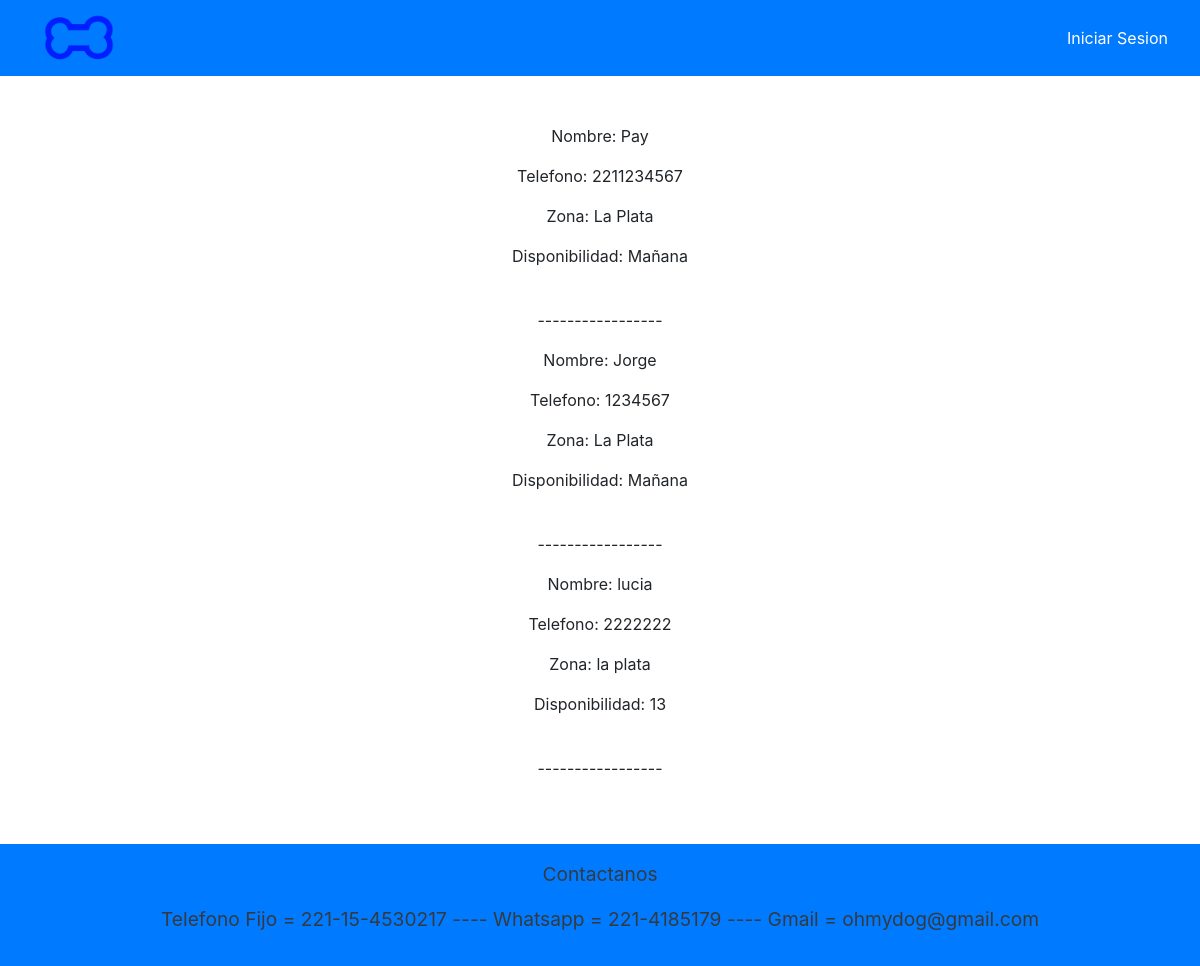
The page /cuidadores on the database as committed earlier.
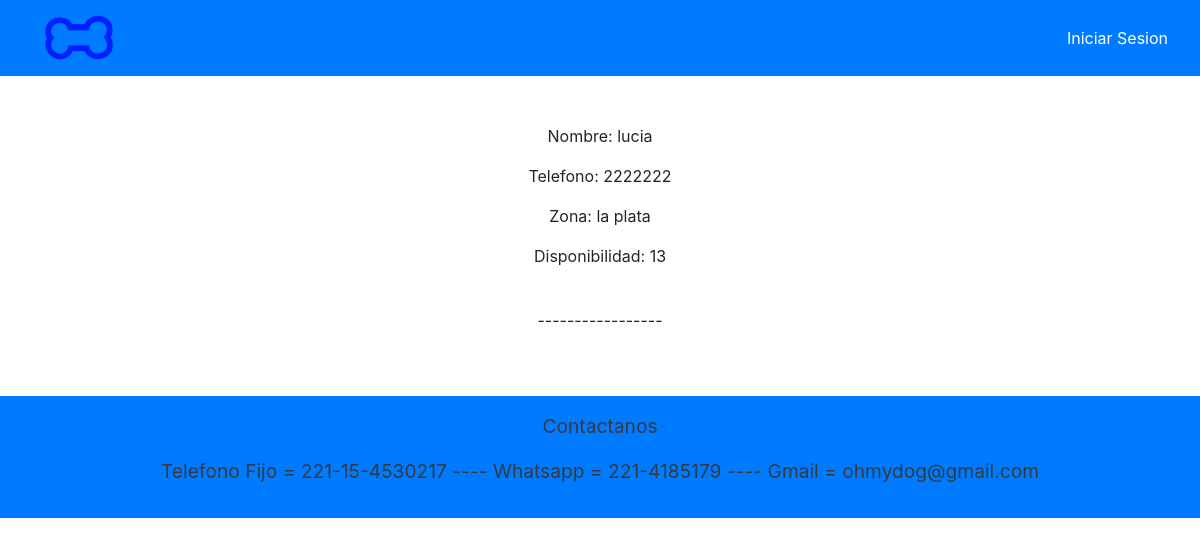
The same page on the database as committed later.
### APP/models.py (models this page shows, shortened)
class Cuidador(models.Model):
    nombre = models.CharField(max_length=50)
    telefono = models.IntegerField()
    zona = models.CharField(max_length=20)
    disponibilidad = models.CharField(max_length=30)

### APP/views.py (the view)
# urls.py: path('cuidadores',views.listarCuidadores,name='cuidadores'),
def listarCuidadores(request):
    cuid = Cuidador.objects.all()
    context = {'context': cuid,
               'usuario': usuario}
    return render(request, 'paginas/listaCuidadores.html', context)

### APP/templates/paginas/listaCuidadores.html (shortened to what this page needs)
{% extends 'paginas/base.html' %}
{% load static %}
{% block contenido %}
<div class="d-flex justify-content-center flex-column align-items-center">
    {% if context|length == 0 %}
        <p>No hay Cuidadores Publicados</p>
    {% else %}
    {% for c in context %}
        <p>Nombre: {{ c.nombre }}</p>
        <p>Telefono: {{ c.telefono }}</p>
        <p>Zona: {{ c.zona }}</p>
        <p>Disponibilidad: {{ c.disponibilidad }}</p>
        <br>
        <p>-----------------</p>
    {% endfor %}
    {% endif %}
</div>
{% endblock %}

Rows that differ between the two databases and show on the page:
removed Cuidador: nombre "Pay", telefono "2211234567", zona "La Plata", disponibilidad "Mañana"
removed Cuidador: nombre "Jorge", telefono "1234567", zona "La Plata", disponibilidad "Mañana"
